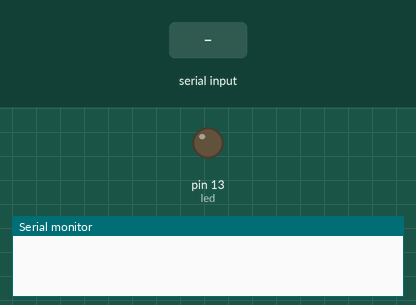
Simulated run of this sketch. Board: Arduino Uno, built with avr-gcc and run on an emulated ATmega328P. On the bench: output pins drawn as LEDs (lit = HIGH), the last lines printed to the serial monitor. The test bench sets the inputs (shaded band).

Above: at 1.2 s.
1.3 s: "1" received over the second serial link
At 1.9 s:
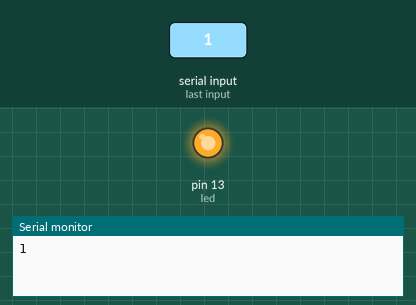
2.8 s: "0" received over the second serial link
At 4.2 s:
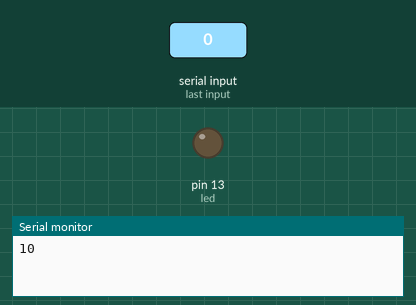
Timing chart, 0 to 5.8 s (numbered marks = the images above; inputs shaded):
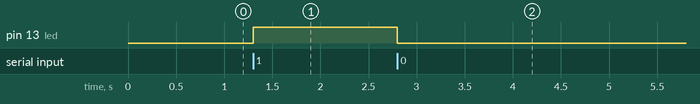

The sketch:

LED2.ino
```cpp
#include <SoftwareSerial.h> //Librería que permite establecer comunicación serie en otros pins

//Aquí conectamos los pins RXD,TDX del módulo Bluetooth.
SoftwareSerial BT(10,11); //10 RX, 11 TX.

char datosRecibidos = ' ';

#define led 13

void setup()
{
  BT.begin(115200); //Velocidad del puerto del módulo Bluetooth
  Serial.begin(115200); //Abrimos la comunicación serie con el PC y establecemos velocidad
  pinMode(led, OUTPUT);
}

void loop()
{
  if(BT.available())
  {

    datosRecibidos = BT.read();
    Serial.write(datosRecibidos);
  }

  if(Serial.available())
  {
     BT.write(Serial.read());
  }

  if ( datosRecibidos == '1' )
  {
      digitalWrite(led, HIGH);
  }
  else
  {
     digitalWrite(led, LOW);
  }
}
```

Measured:
- after the input at 1.3 s, pin 13 (led): LOW → HIGH at once
- after the input at 2.8 s, pin 13 (led): HIGH → LOW at once
